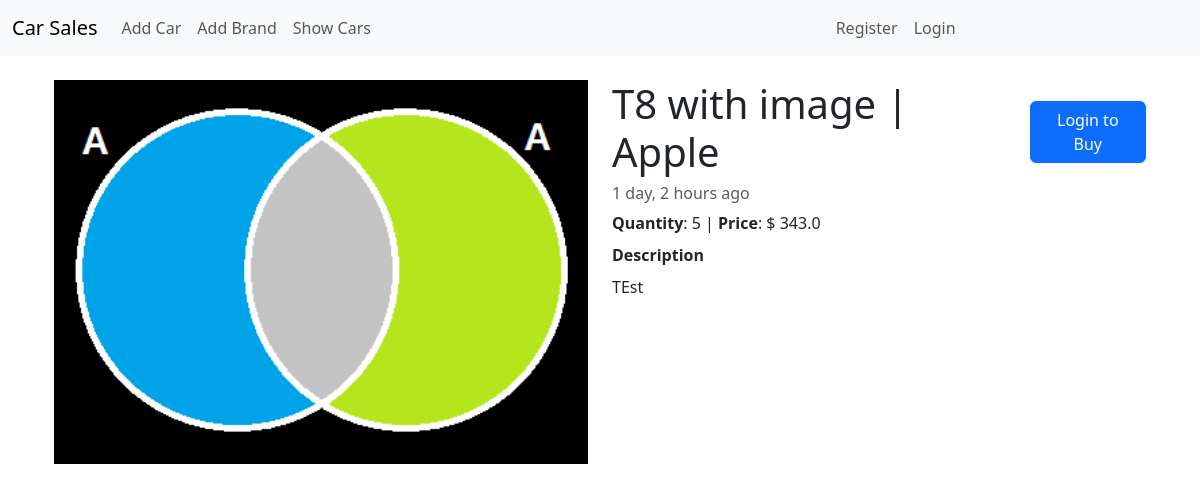
The app's page /car-detail/1/, older data.
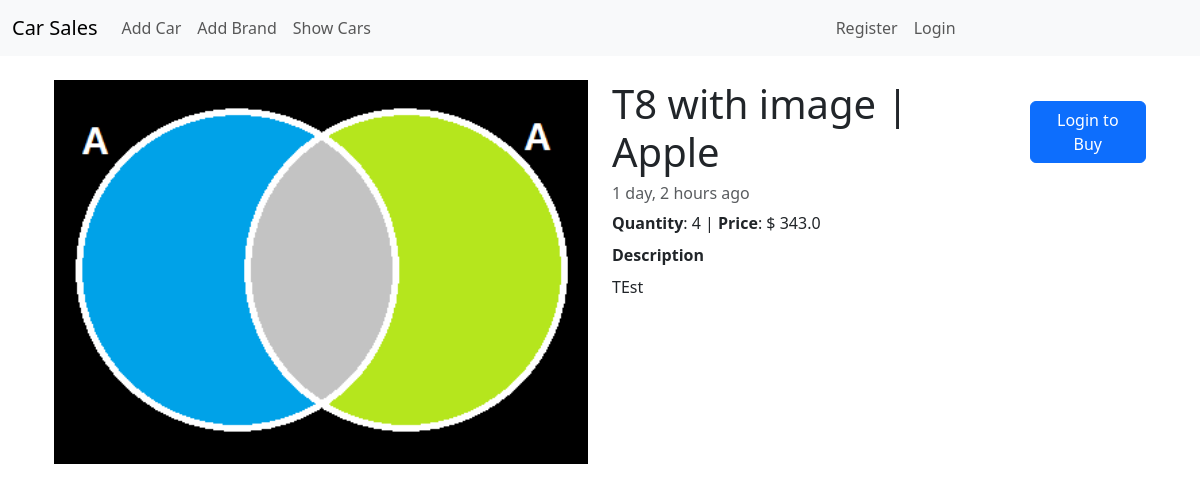
The same page, newer data.
### car/models.py (models this page shows, shortened)
class Car(models.Model):
    car_model = models.CharField(max_length=1024)
    brand = models.ForeignKey(Brand, on_delete=models.SET_NULL, null=True)
    car_image = models.ImageField(upload_to="car/uploads/", blank=True, null=True)
    description = models.TextField(max_length=5120)
    quantity = models.IntegerField()
    price = models.FloatField()
    createdAt = models.DateTimeField(default=timezone.now)

class Brand(models.Model):
    brand_name = models.CharField(max_length=1024)

### car/views.py (the view)
# urls.py: path("car-detail/<str:pk>/", views.ShowCarDetail.as_view(), name="car_detail"),
class ShowCarDetail(DetailView):
    model = Car

### car/templates/car/car_detail.html (shortened to what this page needs)
{% extends "base.html" %}
{% load humanize %}
{% block content %}
<div class="container">
  <div class="row">
    <div class="col-12 col-md-6">
      <img
        class="img img-fluid w-100 h-100"
        src="{{ object.car_image.url }}"
        alt="{{ object.car_model }} {{ object.brand.brand_name }}"
      />
    </div>
	<div class="col-12 col-md-6">
		<div class="d-flex align-items-center gap-3">
			<div>
			<h1>{{ object.car_model }} | {{ object.brand.brand_name }}</h1>
			</div>
			<div>
			{% if	request.user.is_authenticated %}
			<a href="{% url "order_car:place_order" pk=object.id %}" class="btn btn-primary">Buy</a>
			{% else %}
			<a href="{% url "auth:login_form" %}?next={{ request.path }}" class="btn btn-primary">Login to Buy</a>
			{% endif %}
			</div>
		</div>
		<h6 class="card-subtitle mb-2 text-body-secondary">
			{{ object.createdAt|timesince }} ago
		</h6>
		<p class="card-text mt-2"><span class="fw-bold">Quantity</span>: {{ object.quantity }} |  <span class="fw-bold">Price</span>: $ {{ object.price }}</p> <p class="card-text mt-2"></p>
		<p class="fw-bold">Description</p>
		<p class="card-text mt-2">{{ object.description }}</p>
	</div>
  </div>
</div>
{% endblock content %}

Row changes from the older to the newer data that the page shows:
changed Car "T8 with image": quantity "5" → "4"
